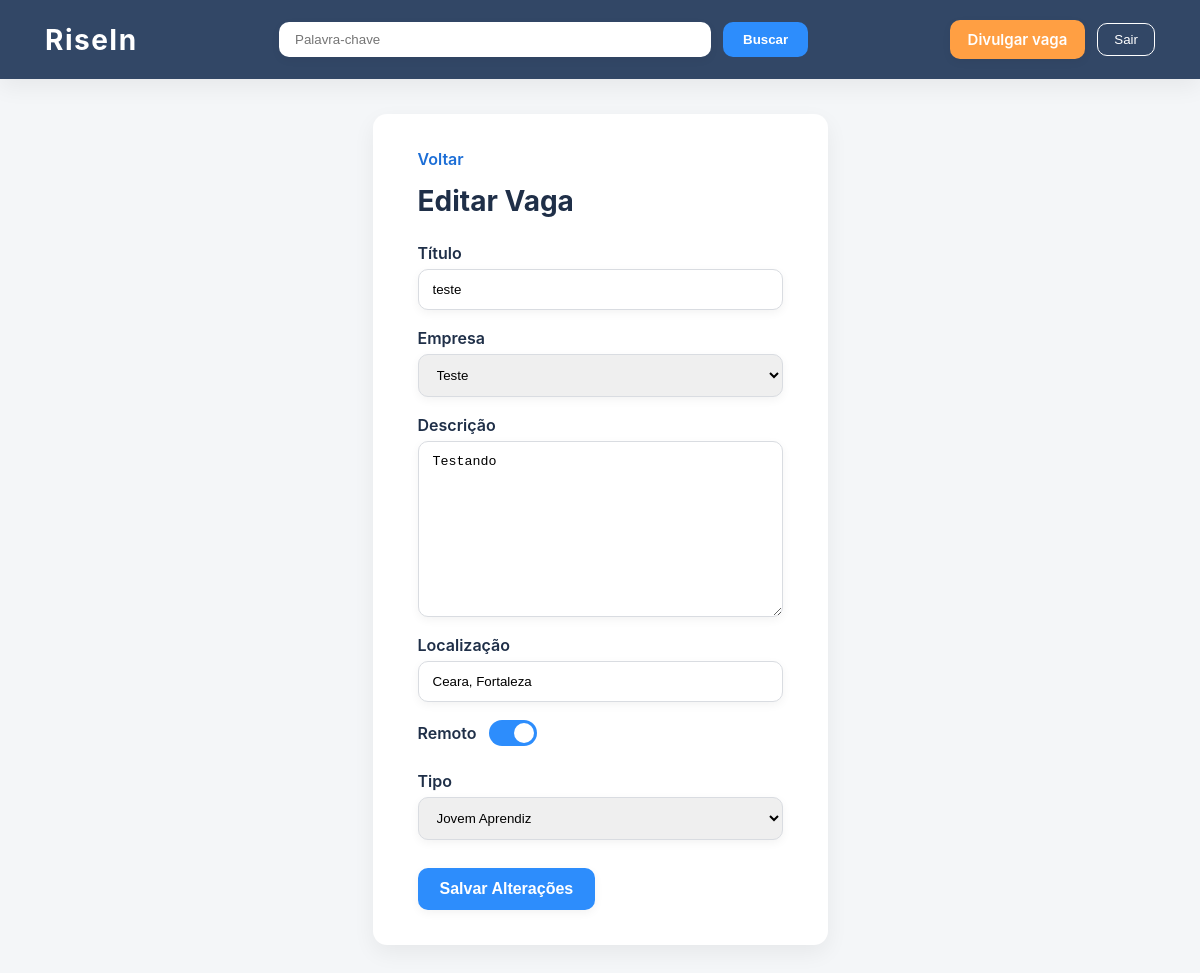
Page /editar/6/ (signed in) on the committed database.
### opportunity/models.py (models this page shows, shortened)
class Vaga(models.Model):
    TIPO_CHOICES = [
        ('aprendiz', 'Jovem Aprendiz'),
        ('estagio', 'Estágio'),
    ]
    titulo = models.CharField(max_length=100)
    empresa = models.ForeignKey(Empresa, on_delete=models.CASCADE)
    descricao = models.TextField()
    localizacao = models.CharField(max_length=100)
    remoto = models.BooleanField(default=False)
    tipo = models.CharField(max_length=20, choices=TIPO_CHOICES)
    data_publicacao = models.DateTimeField(auto_now_add=True)

### opportunity/views.py (the view)
# urls.py: path('editar/<int:pk>/', views.editar_vaga, name='editar_vaga'),
@login_required
def editar_vaga(request, pk):
    vaga = get_object_or_404(Vaga, pk=pk)
    if request.method == 'POST':
        form = VagaForm(request.POST, instance=vaga)
        if form.is_valid():
            form.save()
            return redirect('/')
    else:
        form = VagaForm(instance=vaga)
    return render(request, 'opportunity/criar_vaga.html', {'form': form})

### opportunity/forms.py
class VagaForm(forms.ModelForm):
    class Meta:
        model = Vaga
        fields = ['titulo', 'empresa', 'descricao', 'localizacao', 'tipo','remoto']
        widgets = {
            'titulo': forms.TextInput(attrs={'class': 'form-control'}),
            'empresa': forms.Select(attrs={'class': 'form-control'}),
            'descricao': forms.Textarea(attrs={'class': 'form-control'}),
            'localizacao': forms.TextInput(attrs={'class': 'form-control'}),
            'remoto': forms.CheckboxInput(attrs={'class': 'switch-input'}),
            'tipo': forms.Select(attrs={'class': 'form-control'}),
        }
    def __init__(self, *args, **kwargs):
        super(VagaForm, self).__init__(*args, **kwargs)
        self.fields['empresa'].queryset = Empresa.objects.all()

### opportunity/models.py (called while the page is built)
    def __str__(self):
        return self.nome

### opportunity/templates/opportunity/criar_vaga.html (shortened to what this page needs)
{% extends "opportunity/base.html" %}
{% block content %}
<div class="form-container">
    <a class="btn-voltar" href="{% url 'home' %}">Voltar</a>
    <div class="form-header">
        {% if form.instance.pk %}
                <h2>Editar Vaga</h2>
            {% else %}
                <h2>Cadastrar Nova Vaga</h2>
            {% endif %}
    </div>
    <form method="post" class="vaga-form">
        <div class="form-group">
            <label for="{{ form.titulo.id_for_label }}">Título</label>
            {{ form.titulo }}
        </div>
        <div class="form-group">
            <label for="{{ form.empresa.id_for_label }}">Empresa</label>
            {{ form.empresa }}
        </div>
        <div class="form-group">
            <label for="{{ form.descricao.id_for_label }}">Descrição</label>
            {{ form.descricao }}
        </div>
        <div class="form-group">
            <label for="{{ form.localizacao.id_for_label }}">Localização</label>
            {{ form.localizacao }}
        </div>
        <div class="horizontal-group">
            <label class="switch-text">Remoto</label>
            <label class="switch">
                <span class="slider"></span>
            </label>
        </div>
        <div class="form-group">
            <label for="{{ form.tipo.id_for_label }}">Tipo</label>
            {{ form.tipo }}
        </div>
        <button class="btn-submit" type="submit">
            {% if form.instance.pk %}
                Salvar Alterações
            {% else %}
                Publicar
            {% endif %}
        </button>
    </form>
</div>
{% endblock %}

### opportunity/static/opportunity/style.css (style rules this page uses)
:root { --bg: #f4f6f8; --primary: #1f2f48; --primary-light: #324766; --secondary: #2d8dfc; --secondary-dark: #1c6ed6; --accent: #ff9f43; --text-dark: #2b2b2b; --text-light: #6f7b8a; --radius: 10px; --radius-lg: 14px; --shadow: 0 8px 22px rgba(0,0,0,0.06); --shadow-sm: 0 3px 10px rgba(0,0,0,0.05); }
body { margin: 0; font-family: "Inter", Arial, sans-serif; background: var(--bg); color: var(--text-dark); }
.form-group { display: flex; flex-direction: column; margin-bottom: 18px; }
.form-group label { font-weight: 600; margin-bottom: 6px; color: var(--primary); }
.form-control { padding: 12px 14px; border-radius: var(--radius); border: 1px solid #d9dce1; box-shadow: var(--shadow-sm); }
.switch { position: relative; display: inline-block; width: 48px; height: 26px; }
.slider { position: absolute; cursor: pointer; top: 0; left: 0; right: 0; bottom: 0; background-color: #ccc; border-radius: 34px; transition: 0.3s; }
.slider::before { position: absolute; content: ""; height: 20px; width: 20px; left: 3px; bottom: 3px; background-color: white; border-radius: 50%; transition: 0.3s; }
.switch-input:checked + .slider { background-color: var(--secondary); }
.switch-input:checked + .slider::before { transform: translateX(22px); }
.form-container { max-width: 650px; background: white; padding: 35px 45px; border-radius: var(--radius-lg); box-shadow: var(--shadow); margin: 0 auto; }
.form-header { align-items: center; margin-bottom: 25px; margin-top: 15px; }
.form-header h2 { font-size: 28px; color: var(--primary); margin: 0; }
.btn-voltar { text-decoration: none; color: var(--secondary-dark); font-weight: 600; transition: 0.25s; font-weight: 600; }
.horizontal-group { display: flex; align-items: center; gap: 12px; margin: 10px 0 25px; }
.switch-text { font-weight: 600; color: var(--primary); }
.btn-submit { background: var(--secondary); color: white; border: none; padding: 12px 22px; border-radius: var(--radius); font-size: 16px; font-weight: 600; cursor: pointer; margin-top: 10px; box-shadow: var(--shadow-sm); transition: 0.25s; }

### rows in the picture
Vaga: titulo "teste", empresa "Teste", descricao "Testando", localizacao "Ceara, Fortaleza", tipo "Jovem Aprendiz"
